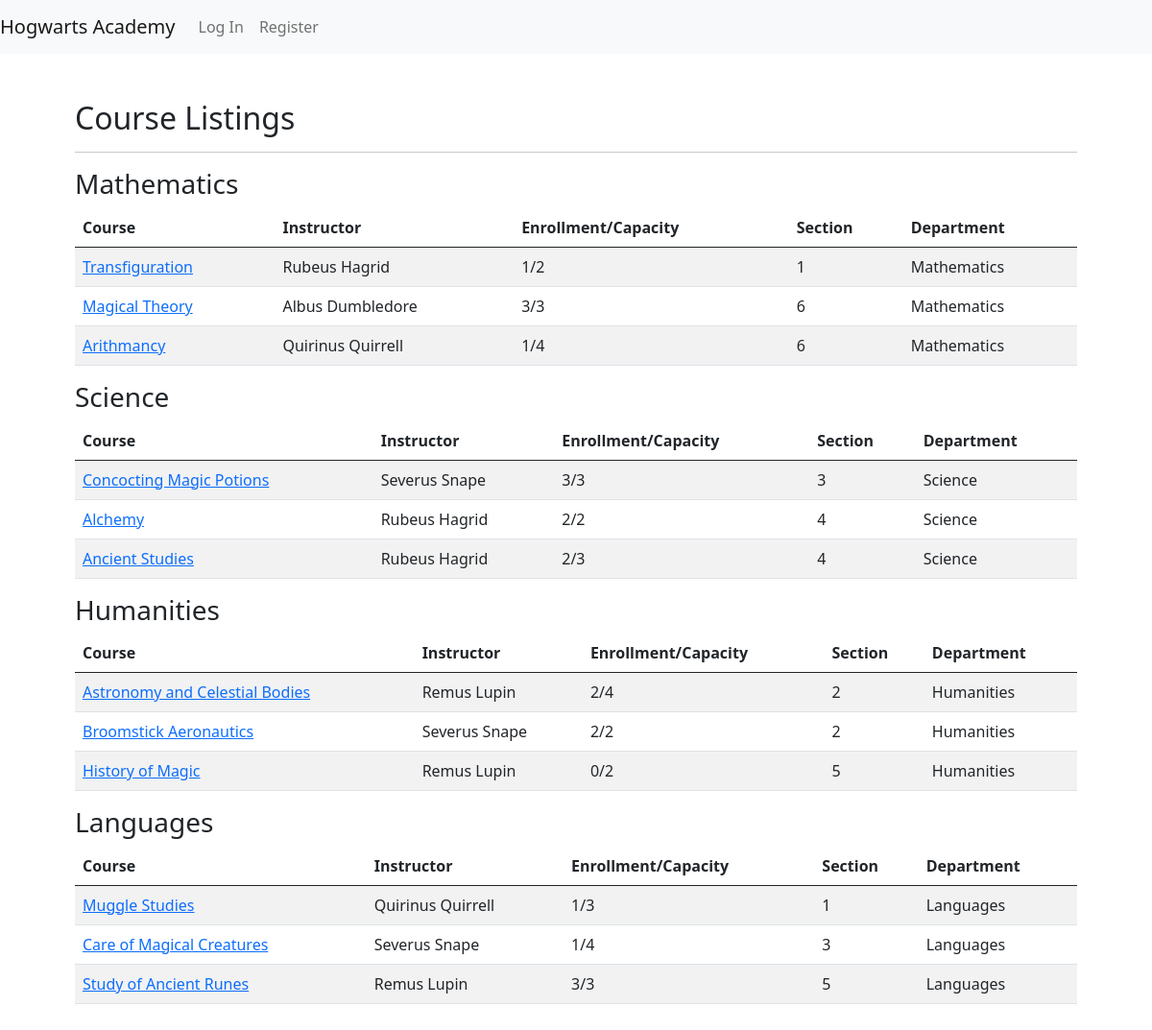
The page / on the database its author committed.
### registration/models.py (models this page shows)
class Course(models.Model):
    title = models.CharField(max_length=30)
    description = models.TextField()
    instructor = models.ForeignKey(User, on_delete=models.CASCADE, related_name="teacher")
    capacity = models.IntegerField(default=0)
    section = models.IntegerField(default=0)
    department = models.ForeignKey(Department, on_delete=models.CASCADE, related_name="area")
    students = models.ManyToManyField(User, blank=True, related_name="pupils")

class User(AbstractUser):
    pass

class Department(models.Model):
    name = models.CharField(max_length=30)

### registration/views.py (the view)
# urls.py: path('', views.index, name='index'),
def index(request):
    return render(request, "registration/index.html", {
        "math_courses": Course.objects.filter(department__name="Mathematics"),
        "science_courses": Course.objects.filter(department__name="Science"),
        "humanities_courses": Course.objects.filter(department__name="Humanities"),
        "languages_courses": Course.objects.filter(department__name="Languages")
    })

### registration/templates/registration/index.html
{% extends "registration/layout.html" %}
{% block body %}
    <h2>Course Listings</h2>
    <hr>
    <h3>Mathematics</h3>
        <table class="table table-striped">
            <thead>
                <th scope="col">Course</th>
                <th scope="col">Instructor</th>
                <th scope="col">Enrollment/Capacity</th>
                <th scope="col">Section</th>
                <th scope="col">Department</th>
            </thead>
            <tbody>
            {% for course in math_courses %}
                <tr>
                    <td><a href="{% url 'details' course.id %}">{{ course.title }}</a></td>
                    <td>{{ course.instructor.first_name }} {{ course.instructor.last_name }}</td>
                    <td>{{ course.students.count }}/{{ course.capacity }}</td>
                    <td>{{ course.section }}</td>
                    <td>{{ course.department.name }}</td>
                </tr>
            {% endfor %}
            </tbody>
        </table>
    <h3>Science</h3>
        <table class="table table-striped">
            <thead>
                <th scope="col">Course</th>
                <th scope="col">Instructor</th>
                <th scope="col">Enrollment/Capacity</th>
                <th scope="col">Section</th>
                <th scope="col">Department</th>
            </thead>
            <tbody>
            {% for course in science_courses %}
                <tr>
                    <td><a href="{% url 'details' course.id %}">{{ course.title }}</a></td>
                    <td>{{ course.instructor.first_name }} {{ course.instructor.last_name }}</td>
                    <td>{{ course.students.count }}/{{ course.capacity }}</td>
                    <td>{{ course.section }}</td>
                    <td>{{ course.department.name }}</td>
                </tr>
            {% endfor %}
            </tbody>
        </table>
    <h3>Humanities</h3>
        <table class="table table-striped">
            <thead>
                <th scope="col">Course</th>
                <th scope="col">Instructor</th>
                <th scope="col">Enrollment/Capacity</th>
                <th scope="col">Section</th>
                <th scope="col">Department</th>
            </thead>
            <tbody>
            {% for course in humanities_courses %}
                <tr>
                    <td><a href="{% url 'details' course.id %}">{{ course.title }}</a></td>
                    <td>{{ course.instructor.first_name }} {{ course.instructor.last_name }}</td>
                    <td>{{ course.students.count }}/{{ course.capacity }}</td>
                    <td>{{ course.section }}</td>
                    <td>{{ course.department.name }}</td>
                </tr>
            {% endfor %}
            </tbody>
        </table>
    <h3>Languages</h3>
        <table class="table table-striped">
            <thead>
                <th scope="col">Course</th>
                <th scope="col">Instructor</th>
                <th scope="col">Enrollment/Capacity</th>
                <th scope="col">Section</th>
                <th scope="col">Department</th>
            </thead>
            <tbody>
            {% for course in languages_courses %}
                <tr>
                    <td><a href="{% url 'details' course.id %}">{{ course.title }}</a></td>
                    <td>{{ course.instructor.first_name }} {{ course.instructor.last_name }}</td>
                    <td>{{ course.students.count }}/{{ course.capacity }}</td>
                    <td>{{ course.section }}</td>
                    <td>{{ course.department.name }}</td>
                </tr>
            {% endfor %}
            </tbody>
        </table>
{% endblock %}

### registration/templates/registration/layout.html (shortened to what this page needs)
{% load static %}
<!DOCTYPE html>
<html lang="en">
    <head>
        <link href="https://cdn.jsdelivr.net/npm/bootstrap@5.0.2/dist/css/bootstrap.min.css" rel="stylesheet">
        <link href="{% static 'registration/styles.css' %}" rel="stylesheet">
    </head>
    <body>
        <nav class="navbar navbar-expand-lg navbar-light bg-light">
            <a class="navbar-brand" href="{% url 'index' %}">Hogwarts Academy</a>
            <div>
              <ul class="navbar-nav mr-auto">
                {% if user.is_authenticated %}
                    <li class="nav-item">
                        <a class="nav-link" href="{% url 'index' %}">Course Listings</a>
                    </li>
                    <li class="nav-item">
                        <a class="nav-link" href="{% url 'roster' %}">School Roster</a>
                    </li>
                    <li class="nav-item">
                        <a class="nav-link" href="{% url 'profile' user.id %}">View Schedule</a>
                    </li>
                    {% if user.is_staff %}
                        <li class="nav-item">
                            <a class="nav-link" href="{% url 'create' %}">Create Course</a>
                        </li>
                        <li class="nav-item">
                            <a class="nav-link" href="{% url 'remove' %}">Delete Course</a>
                        </li>
                    {% else %}
                        <li class="nav-item">
                            <a class="nav-link" href="{% url 'section' %}">Add Course</a>
                        </li>
                        <li class="nav-item">
                            <a class="nav-link" href="{% url 'drop' %}">Drop Course</a>
                        </li>
                    {% endif %}
                    <li class="nav-item">
                        <a class="nav-link" href="{% url 'logout' %}">Log Out</a>
                    </li>
                {% else %}
                    <li class="nav-item">
                        <a class="nav-link" href="{% url 'login' %}">Log In</a>
                    </li>
                    <li class="nav-item">
                        <a class="nav-link" href="{% url 'register' %}">Register</a>
                    </li>
                {% endif %}
              </ul>
            </div>
          </nav>
        <div class="body container p-5">
            {% block body %}
            {% endblock %}
        </div>
    </body>
</html>

### rows shown on the page
Course: title "Transfiguration", instructor.first_name "Rubeus", instructor.last_name "Hagrid", students.count "1", capacity "2", section "1", department.name "Mathematics"
Course: title "Magical Theory", instructor.first_name "Albus", instructor.last_name "Dumbledore", students.count "3", capacity "3", section "6", department.name "Mathematics"
Course: title "Arithmancy", instructor.first_name "Quirinus", instructor.last_name "Quirrell", students.count "1", capacity "4", section "6", department.name "Mathematics"
Course: title "Concocting Magic Potions", instructor.first_name "Severus", instructor.last_name "Snape", students.count "3", capacity "3", section "3", department.name "Science"
Course: title "Alchemy", instructor.first_name "Rubeus", instructor.last_name "Hagrid", students.count "2", capacity "2", section "4", department.name "Science"
Course: title "Ancient Studies", instructor.first_name "Rubeus", instructor.last_name "Hagrid", students.count "2", capacity "3", section "4", department.name "Science"
Course: title "Astronomy and Celestial Bodies", instructor.first_name "Remus", instructor.last_name "Lupin", students.count "2", capacity "4", section "2", department.name "Humanities"
Course: title "Broomstick Aeronautics", instructor.first_name "Severus", instructor.last_name "Snape", students.count "2", capacity "2", section "2", department.name "Humanities"
Course: title "History of Magic", instructor.first_name "Remus", instructor.last_name "Lupin", students.count "0", capacity "2", section "5", department.name "Humanities"
Course: title "Muggle Studies", instructor.first_name "Quirinus", instructor.last_name "Quirrell", students.count "1", capacity "3", section "1", department.name "Languages"
Course: title "Care of Magical Creatures", instructor.first_name "Severus", instructor.last_name "Snape", students.count "1", capacity "4", section "3", department.name "Languages"
Course: title "Study of Ancient Runes", instructor.first_name "Remus", instructor.last_name "Lupin", students.count "3", capacity "3", section "5", department.name "Languages"
